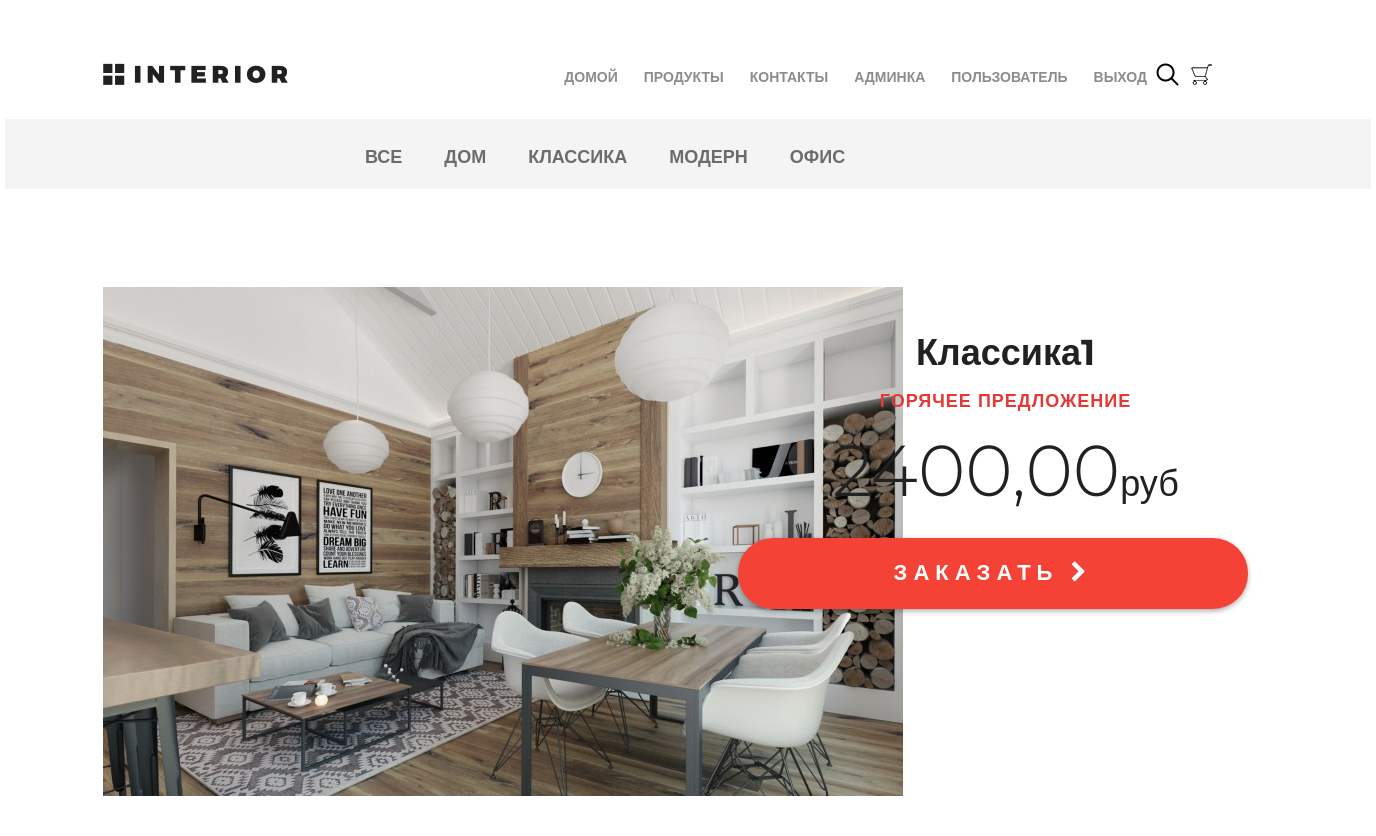
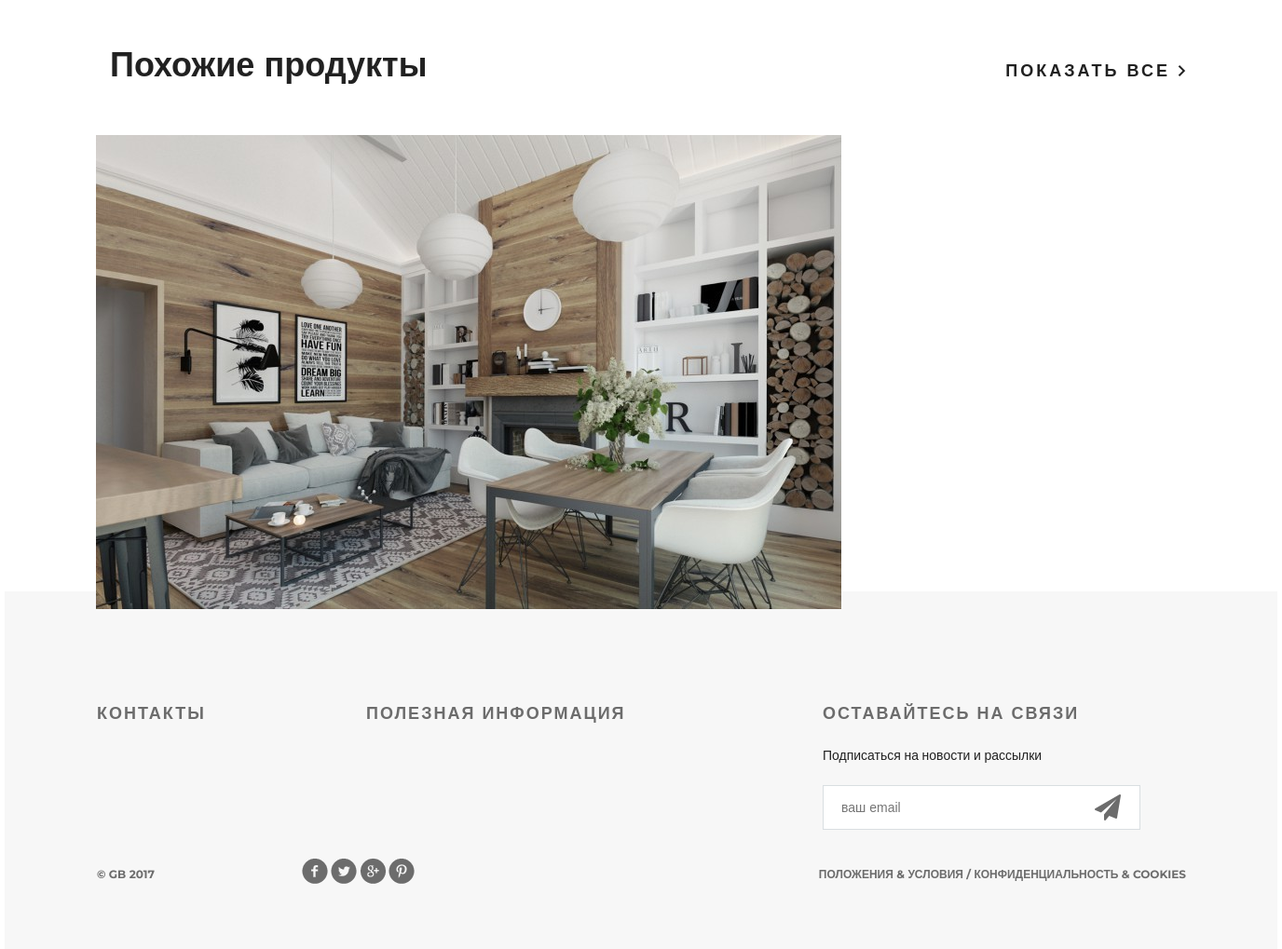
/products/ (signed in), run on an earlier commit of the app's database (2 pictures, top to bottom).
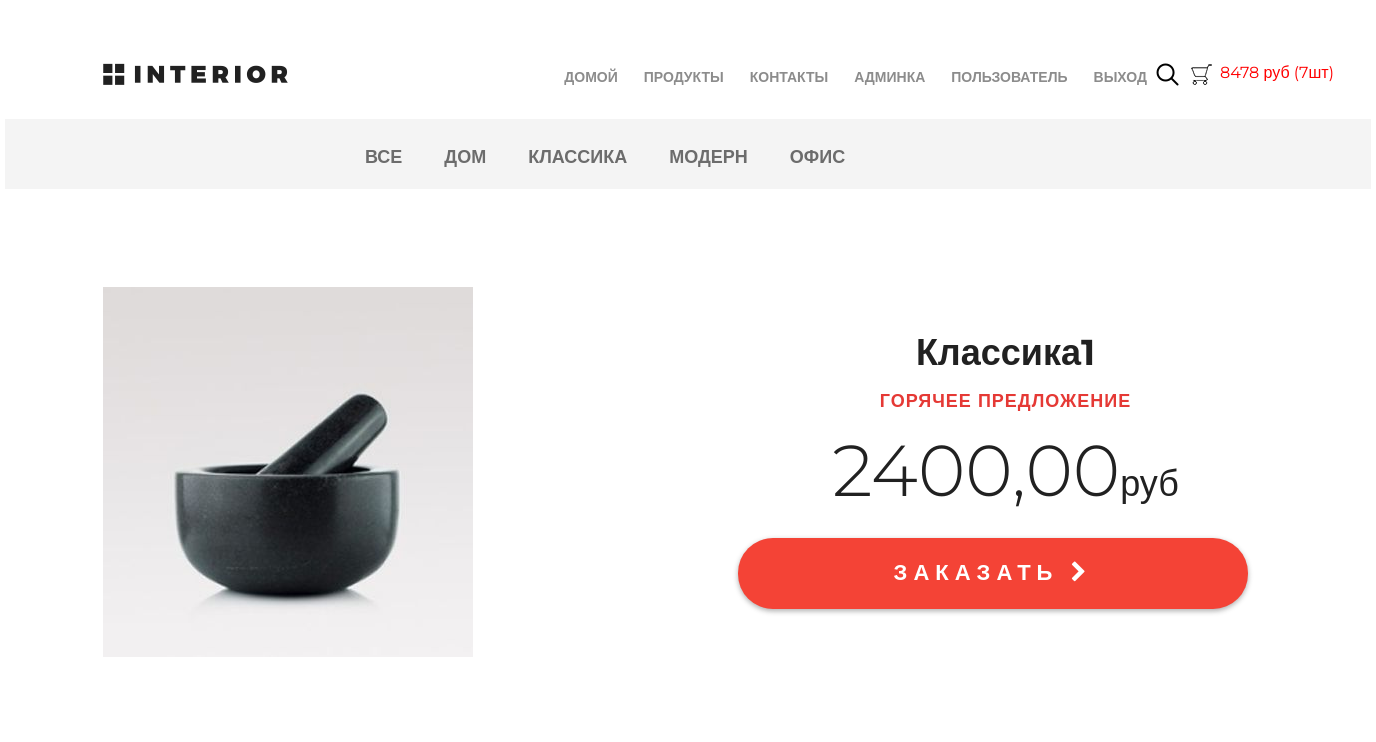
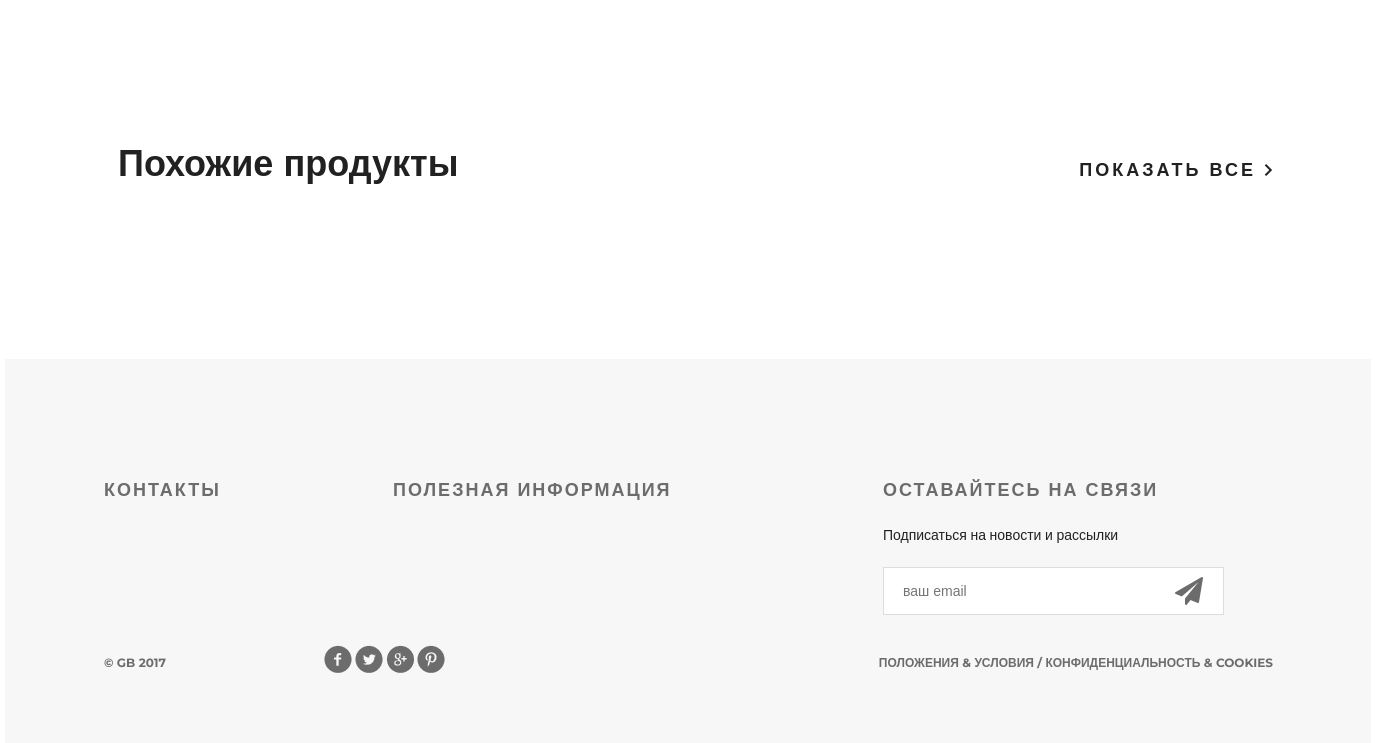
And on a later commit of the database (2 pictures, top to bottom).
### mainapp/models.py (models this page shows, shortened)
class Category(models.Model):
    name = models.CharField(max_length=255, verbose_name='Название', unique=True)
    description = models.TextField(verbose_name='Описание')
    is_active = models.BooleanField(default=True, verbose_name='Активен')
    class Meta:
        verbose_name = 'категория'
        verbose_name_plural = 'категории'
        ordering = ('name', )    # Индексация по нужному полю # Сортировка по какому полю

class Product(models.Model):
    category = models.ForeignKey(Category, on_delete=models.CASCADE, verbose_name='Категория', related_name='products')
    name = models.CharField(max_length=255, verbose_name='Название')
    image = models.ImageField(upload_to='product', blank=True, null=True, verbose_name='Изображение')
    shot_desc = models.CharField(max_length=255, verbose_name='Краткое описание')
    description = models.TextField(verbose_name='Описание')
    price = models.DecimalField(max_digits=8, decimal_places=2, verbose_name='Цена')
    quantity = models.PositiveSmallIntegerField(default=0, verbose_name='Количество')
    is_active = models.BooleanField(default=True, verbose_name='Активен')
    class Meta:
        verbose_name = 'продукт'
        verbose_name_plural = 'продукты'

### basketapp/models.py (models this page shows, shortened)
class Basket(models.Model):
    product = models.ForeignKey(Product, on_delete=models.CASCADE, verbose_name='Товар')
    user = models.ForeignKey(settings.AUTH_USER_MODEL, on_delete=models.CASCADE, verbose_name='Пользователь')
    quantity = models.PositiveSmallIntegerField(default=0, verbose_name='Количество')
    created_at = models.DateTimeField(auto_now_add=True, verbose_name='Добавлен')
    class Meta:
        verbose_name = 'корзина'
        verbose_name_plural = 'корзины'
        ordering = ('created_at',)
    """ Следующий код (ф-ции) лучше писать в СЕРВИСНОЙ МОДЕЛИ в Джанго !!!? """
    @property
    def product_cost(self):     # Стоимость продукта
        return self.product.price * self.quantity
    @property
    def total_quantity(self):   # Общая численность
        _items = Basket.objects.filter(user=self.user)
        return sum(list(_items.values_list('quantity', flat=True)))
    @property
    def total_cost(self):       # Общая стоимость
        _items = Basket.objects.filter(user=self.user)
        return sum(list(map(lambda x: x.product_cost, _items)))

### authapp/models.py (models this page shows)
class ShopUser(AbstractUser):
    avatar = models.ImageField(upload_to='users_avatars', blank=True, verbose_name='Аватарка')
    age = models.PositiveIntegerField(verbose_name='возраст')

### mainapp/views.py (the view, shortened to what this page needs)
# urls.py: path('products/', include('mainapp.urls', namespace='products')),
def products(request, pk=None):
    links_menu = Category.objects.all()
    hot_product = get_hot_product()
    same_products = get_same_products(hot_product)
    context = {
        'links_menu': links_menu,
        'basket': get_basket(request.user),
        'hot_product': hot_product,
        'same_products': same_products
    }
    return render(request, 'mainapp/products.html', context)

### mainapp/services.py (called while the page is built)
def get_basket(user):
    basket_list = []
    if user.is_authenticated:
        basket_list = Basket.objects.filter(user=user)
    return basket_list

def get_hot_product():
    return Product.objects.all().order_by('?').first()  # выберается объект с Базы

def get_same_products(product):
    return Product.objects.filter(category=product.category).exclude(pk=product.pk)[:3]

### mainapp/templates/mainapp/products.html (shortened to what this page needs)
{% extends 'mainapp/base.html' %}
{% load static %}
{% block menu %}
		<div class="hero-white">
			<div class="header clearfix">
				{% include 'mainapp/includes/inc_main_menu.html' %}
			</div>
		</div>
{% endblock %}
{% block content %}
		<div class="details">
			<div class="links clearfix">
				{% include 'mainapp/includes/inc_products_menu.html' %}
			</div>
			<div class="details-products">
				<div class="details-slider">
					<div class="slider-product">
						<img src="/media/{{ hot_product.image }}">
					</div>
				</div>
				<div class="description">
					<h3 class="big-bold">{{ hot_product.name }}</h3>
					<h3 class="red">горячее предложение</h3>
					<p class="price">{{ hot_product.price|floatformat:2 }}<span>руб</span></p>
					<a href="{% url 'basket:add' hot_product.pk %}" class="red-button">
						заказать <i class="fa fa-chevron-right" aria-hidden="true"></i>
					</a>
				</div>
			</div>
			<div class="related">
				<div class="title clearfix">
					<h2>Похожие продукты</h2>
					<a class="explore" href="#">показать все <img src="{% static 'img/arrow.png' %}" alt=""></a>
				</div>
				<div class="related-products clearfix">
                    {% for product in same_products %}
					<div class="block">
						<a href="{% url 'products:product_item' product.pk %}"><img src="/media/{{ product.image }}" alt="">
						</a>
					</div>
                    {% endfor %}
				</div>
			</div>
		</div>
{% endblock %}

### mainapp/templates/mainapp/includes/inc_main_menu.html
<a href="{% url 'index' %}" class="logo"></a>
<ul class="menu">
    <li>
        <a href="{% url 'index' %}" {% if request.resolver_match.url.name == 'index' %}class="active"{% endif %}>домой</a>
    </li>
    <li>
        <a href="{% url 'products:products_hot_product' %}" {% if request.resolver_match.url.name == 'products' %}class="active"{% endif %}>продукты</a>
    </li>
    <li>
        <a href="{% url 'contact' %}" {% if request.resolver_match.url.name == 'contact' %}class="active"{% endif %}>контакты</a>
    </li>
    {% if user.is_authenticated %}
        {% if user.is_superuser %}
            <li>
                <a href="{% url 'adminapp:user_read' %}" >Админка</a>
            </li>
        {% endif %}
        <li>
            <a href="{% url 'authapp:edit' %}" >{{ user.first_name|default:'Пользователь' }}</a>
        </li>
        <li>
            <a href="{% url 'authapp:logout' %}" >выход</a>
        </li>
    {% else %}
        <li>
            <a href="{% url 'authapp:login' %}" >вход</a>
        </li>
    {% endif %}
</ul>
<a href="#" class="search"></a>
<a href="{% url 'basket:List' %}" class="basket">
    <span style="display: block; margin-left: 30px; color:red">
        {% if basket %}
            {{ basket.0.total_cost|floatformat:0 }} руб
            ({{ basket.0.total_quantity }}шт)
        {% endif %}
    </span>
</a>

### mainapp/templates/mainapp/includes/inc_products_menu.html
<ul class="links-menu">
    <li>
        <a href="{% url 'products:product_list' 0 %}"
           {% if request.resolver_match.kwargs.pk == 0 %}class="active"{% endif %}>
            все
        </a>
    </li>
    {% for link_menu in links_menu %}
    <li>
        <a href="{% url 'products:product_list' link_menu.pk %}"
           {% if request.resolver_match.kwargs.pk == link_menu.pk %}class="active"{% endif %}>
            {{ link_menu.name }}
        </a>
    </li>
    {% endfor %}
</ul>

What changed in the data, as far as the page shows it:
removed Product: image (picture)
added Basket: user+product+quantity "8478", user "7"
changed Product "Классика1": image: a different picture
Also different on the page:
text now shown: "руб ( шт)"
